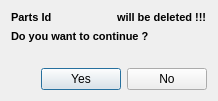
<?xml version="1.0" encoding="UTF-8"?>
<ui version="4.0">
 <class>Dialog_parts_id_delete</class>
 <widget class="QDialog" name="Dialog_parts_id_delete">
  <property name="geometry">
   <rect>
    <x>0</x>
    <y>0</y>
    <width>217</width>
    <height>101</height>
   </rect>
  </property>
  <property name="windowTitle">
   <string>Delete Parts Id...</string>
  </property>
  <layout class="QVBoxLayout" name="verticalLayout">
   <item>
    <layout class="QHBoxLayout" name="horizontalLayout">
     <item>
      <widget class="QLabel" name="label_1">
       <property name="font">
        <font>
         <pointsize>8</pointsize>
         <weight>75</weight>
         <bold>true</bold>
        </font>
       </property>
       <property name="text">
        <string>Parts Id</string>
       </property>
      </widget>
     </item>
     <item>
      <widget class="QLabel" name="label">
       <property name="font">
        <font>
         <pointsize>8</pointsize>
         <weight>75</weight>
         <bold>true</bold>
        </font>
       </property>
       <property name="text">
        <string/>
       </property>
      </widget>
     </item>
     <item>
      <widget class="QLabel" name="label_2">
       <property name="font">
        <font>
         <pointsize>8</pointsize>
         <weight>75</weight>
         <bold>true</bold>
        </font>
       </property>
       <property name="text">
        <string>will be deleted !!!</string>
       </property>
      </widget>
     </item>
    </layout>
   </item>
   <item>
    <widget class="QLabel" name="label_3">
     <property name="font">
      <font>
       <pointsize>8</pointsize>
       <weight>75</weight>
       <bold>true</bold>
      </font>
     </property>
     <property name="text">
      <string>Do you want to continue ?</string>
     </property>
    </widget>
   </item>
   <item>
    <spacer name="verticalSpacer">
     <property name="orientation">
      <enum>Qt::Vertical</enum>
     </property>
     <property name="sizeHint" stdset="0">
      <size>
       <width>196</width>
       <height>4</height>
      </size>
     </property>
    </spacer>
   </item>
   <item>
    <layout class="QHBoxLayout" name="horizontalLayout_2">
     <item>
      <spacer name="horizontalSpacer">
       <property name="orientation">
        <enum>Qt::Horizontal</enum>
       </property>
       <property name="sizeHint" stdset="0">
        <size>
         <width>40</width>
         <height>20</height>
        </size>
       </property>
      </spacer>
     </item>
     <item>
      <widget class="QPushButton" name="pushButton">
       <property name="text">
        <string>Yes</string>
       </property>
      </widget>
     </item>
     <item>
      <widget class="QPushButton" name="pushButton_2">
       <property name="text">
        <string>No</string>
       </property>
      </widget>
     </item>
    </layout>
   </item>
  </layout>
 </widget>
 <resources/>
 <connections/>
</ui>
